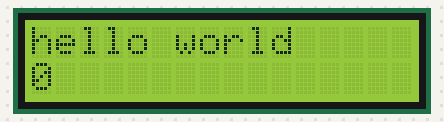
The sketch below on a simulated Arduino Uno, built with avr-gcc and run on an emulated ATmega328P. Parts: 16×2 character LCD.

Above: at 0.1 s.
At 4.1 s:
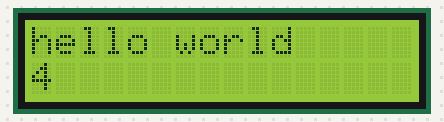
At 9.1 s:
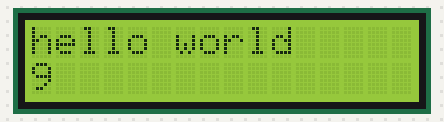
At 19.1 s:
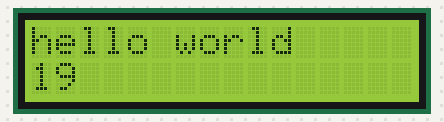
At 29.1 s:
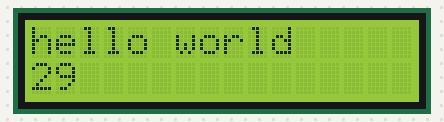
At 39.1 s:
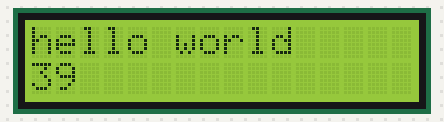

Measured:
- what the display in image 1 shows lasts 1.0 s, from 4.0 s to 5.0 s

The sketch:

Hello_LCD_Screen.ino
```cpp
#include <LiquidCrystal.h>
LiquidCrystal lcd(12, 11, 5, 4, 3, 2);


void setup() {

  lcd.begin(16, 2);
  lcd.print("hello world"); //printing "Hello World" to the first line of LCD screen
}


void loop() {

  lcd.setCursor(0, 1);		//seting cursor to second line of LCD screen

  lcd.print(millis() / 1000);  //seconds since last restart
}
```
